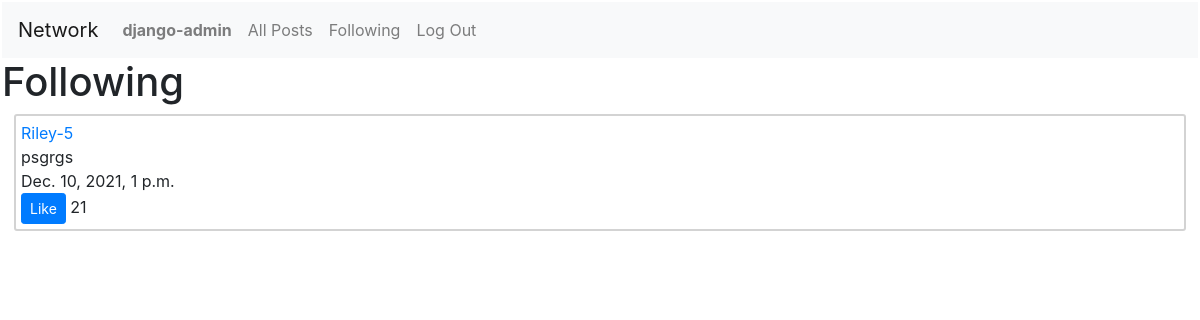
The app's page /following (signed in), older data.
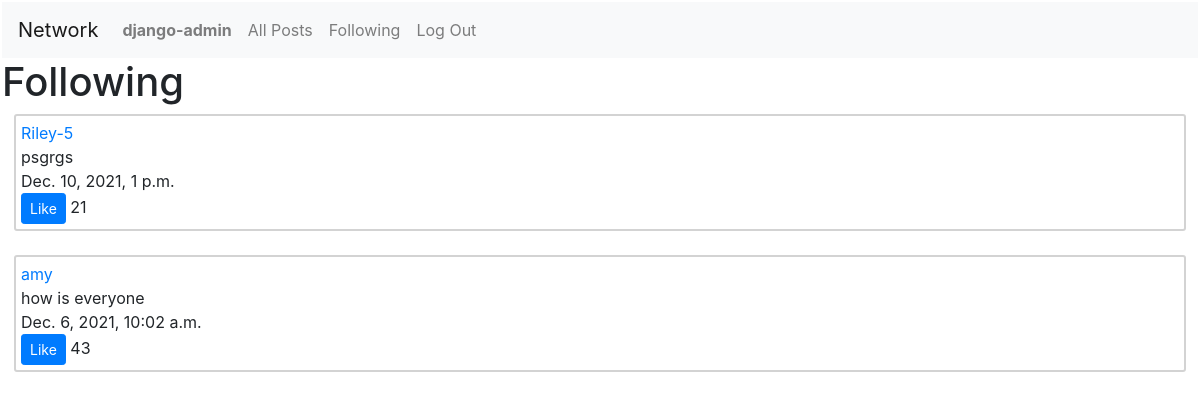
The same page, newer data.
### network/models.py (models this page shows, shortened)
class Post(models.Model):
    content = models.TextField()
    dateTime = models.DateTimeField(auto_now = False, auto_now_add = True)
    like = models.BigIntegerField(default = 0)
    user = models.ForeignKey(User, on_delete = models.CASCADE, related_name = "user")

class User(AbstractUser):
    pass

### network/views.py (the view)
# urls.py: path("following", views.following, name="following"),
def following(request):
    followedPeople = Follower.objects.filter(user = request.user).values("followingUser")
    posts = Post.objects.filter(user__in = followedPeople)
    return render(request, "network/following.html", {
        "posts": posts
    })

### network/templates/network/following.html (shortened to what this page needs)
{% extends "network/layout.html" %}
{% load static %}
{% block body %}
    <h1>Following</h1>
    {% for post in posts %}
        <div class="posts">
            <div id="username">
                <a id="profile-link" href="{% url 'profile' post.user %}">{{ post.user}}</a>
            </div>
            <div id="content">
                {{ post.content }}
            </div>
            <div id="date-time">
                {{ post.dateTime }}
            </div>
            <div id="likes">
                <button class="btn btn-primary btn-sm likes-button" data-postid = "{{ post.id }}" onclick = "likePost(this)">Like</button>
                <span id="number-likes{{ post.id }}">{{ post.like }}</span>
            </div>
        </div>
        <br>
    {% endfor %}
{% endblock %}

Row changes from the older to the newer data that the page shows:
now on this page (row edited): Post: user "amy", content "how is everyone", dateTime "Dec. 6, 2021, 10:02 a.m.", like "43"
